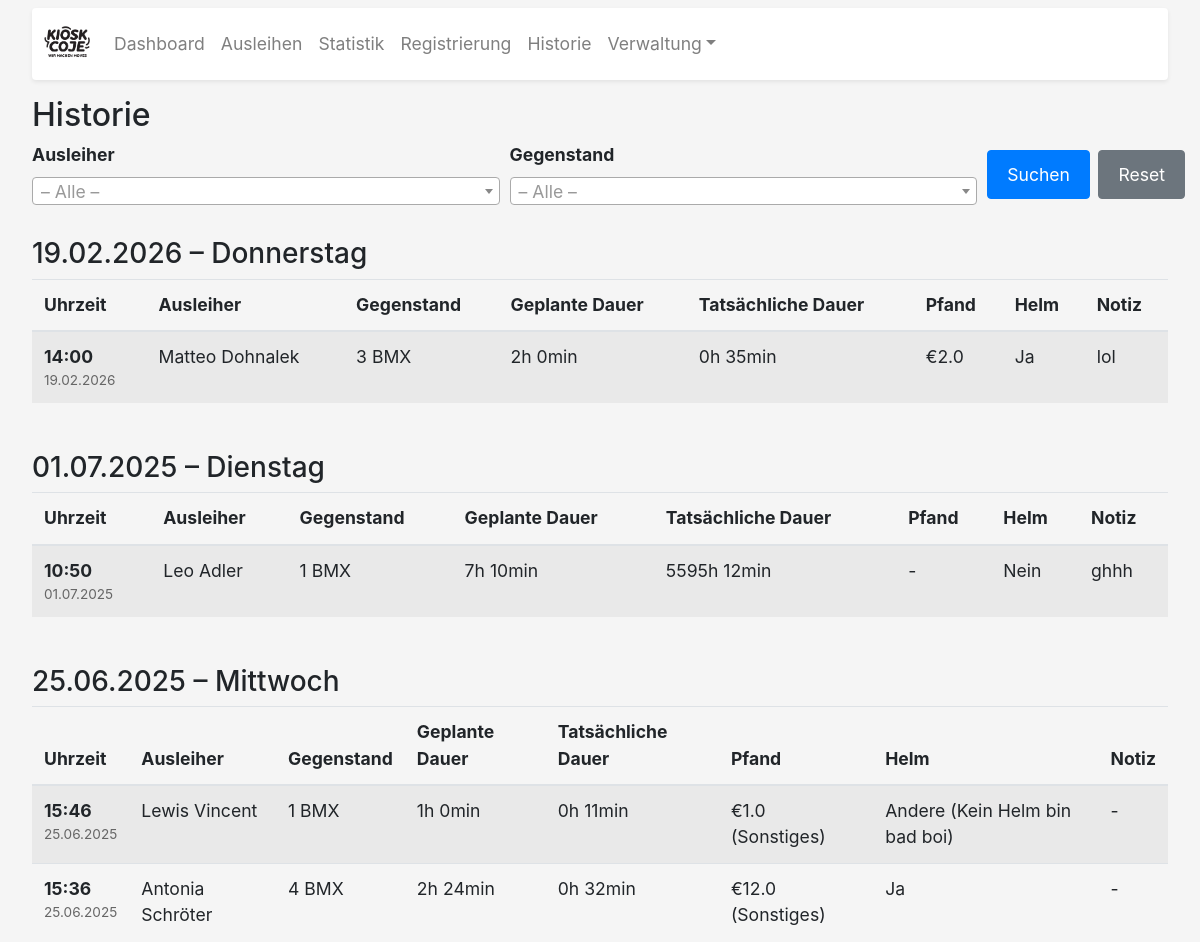
The page /historie (upper part) on the database as committed earlier.
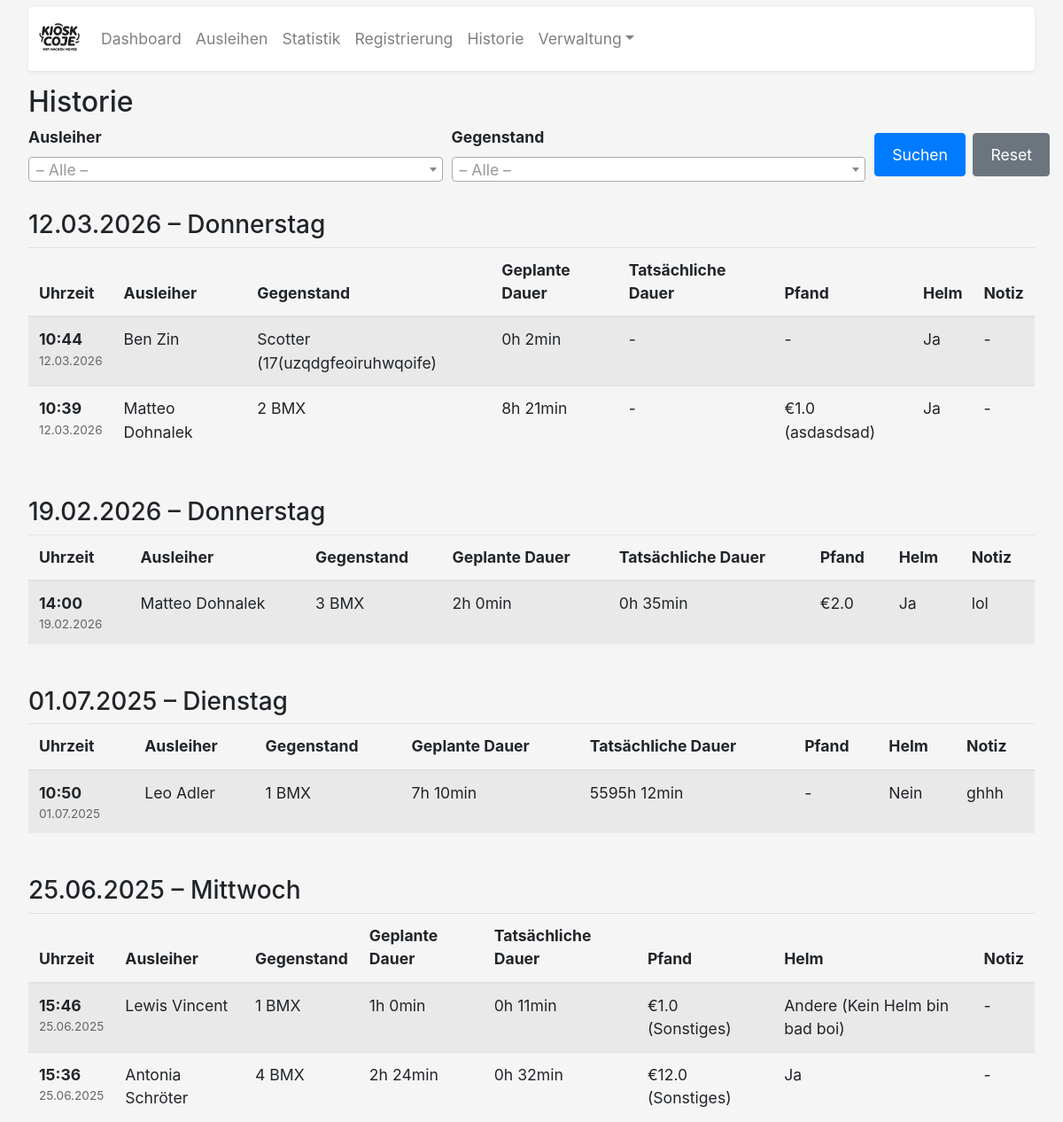
The same page on the database as committed later.
### app.py (models this page shows, shortened)
class Verleihung(db.Model):
    id = db.Column(db.Integer, primary_key=True)
    ausleiher_id = db.Column(db.Integer, db.ForeignKey('ausleiher.id'), nullable=False)
    objekt_id = db.Column(db.Integer, db.ForeignKey('objekt.id'), nullable=False)
    start_time = db.Column(db.DateTime(timezone=True), nullable=False)
    planned_duration = db.Column(db.Float, nullable=False)
    actual_duration = db.Column(db.Float)
    end_time = db.Column(db.DateTime(timezone=True), nullable=False)
    status = db.Column(db.String(20), default="Ausgeliehen")
    return_time = db.Column(db.DateTime(timezone=True))
    pfand_text = db.Column(db.Text)
    pfand_euro = db.Column(db.Float)
    helm_status = db.Column(db.String(20))
    helm_other = db.Column(db.String(200))
    return_note = db.Column(db.Text)
    ausleiher = db.relationship('Ausleiher', backref=db.backref('verleihungen', lazy=True))
    objekt = db.relationship('Objekt', backref=db.backref('verleihungen', lazy=True))

class Ausleiher(db.Model):
    id = db.Column(db.Integer, primary_key=True)
    first_name = db.Column(db.String(50), nullable=False)
    last_name = db.Column(db.String(50), nullable=False)
    contact = db.Column(db.String(200))
    bemerkung = db.Column(db.Text, default='')
    date_of_birth = db.Column(db.Date, nullable=False)
    agb_accepted = db.Column(db.Boolean, nullable=False)
    liability_accepted = db.Column(db.Boolean, nullable=False)
    signature_data = db.Column(db.Text)
    vertragsdatum = db.Column(db.DateTime(timezone=True), default=lambda: datetime.now(BERLIN))
    @property
    def name(self):
        return f"{self.first_name} {self.last_name}"

class Objekt(db.Model):
    id = db.Column(db.Integer, primary_key=True)
    name = db.Column(db.String(100), unique=True, nullable=False)
    beschreibung = db.Column(db.String(200))
    category = db.Column(db.String(50), nullable=False, default='Sonstiges')

### app.py (the view, shortened to what this page needs)
@app.route('/historie')
def historie():
    search_user = request.args.get('search_user', '').strip()
    search_objekt = request.args.get('search_objekt', '').strip()
    query = Verleihung.query.join(Ausleiher).join(Objekt)
    if search_objekt:
        query = query.filter(Objekt.name == search_objekt)
    history = query.order_by(Verleihung.start_time.desc()).all()
    grouped = {}
    for day_key, items in groupby(history, key=lambda r: r.start_time.date()):
        grouped[day_key] = list(items)
    alle_objekte = Objekt.query.order_by(Objekt.name).all()
    alle_ausleiher = Ausleiher.query.order_by(Ausleiher.last_name).all()
    return render_template('historie.html',
                           grouped_history=grouped,
                           alle_objekte=alle_objekte,
                           alle_ausleiher=alle_ausleiher,
                           search_user=search_user,
                           search_objekt=search_objekt)

### app.py (called while the page is built)
@app.template_filter('format_duration')
def format_duration_filter(value):
    try:
        decimal_hours = float(value)
    except (TypeError, ValueError):
        return value
    total_minutes = int(round(decimal_hours * 60))
    hours = total_minutes // 60
    minutes = total_minutes % 60
    return f"{hours}h {minutes}min"

@app.context_processor
def inject_now():
    return {'now': lambda: datetime.now(BERLIN)}

### templates/historie.html (shortened to what this page needs)
{% extends "base.html" %}
{% block content %}
<div class="mt-3">
  <h2>Historie</h2>
  <form method="GET" action="{{ url_for('historie') }}" class="mb-4">
    <div class="form-row align-items-end">
      <div class="form-group col-md-5 mb-2">
        <label for="search_user">Ausleiher</label>
      </div>
      <div class="form-group col-md-5 mb-2">
        <label for="search_objekt">Gegenstand</label>
      </div>
      <div class="form-group col-md-2 mb-2 d-flex gap-2">
        <button type="submit" class="btn btn-primary mr-2">Suchen</button>
        <a href="{{ url_for('historie') }}" class="btn btn-secondary">Reset</a>
      </div>
    </div>
  </form>
  {% set total = grouped_history.values() | map('length') | sum %}
  {% set weekday_names = {
    '0':'Sonntag','1':'Montag','2':'Dienstag','3':'Mittwoch',
    '4':'Donnerstag','5':'Freitag','6':'Samstag'
  } %}
  {% if grouped_history %}
    {% for day, items in grouped_history.items() %}
      <h3 class="mt-4">
        {{ day.strftime("%d.%m.%Y") }} – {{ weekday_names[day.strftime('%w')] }}
      </h3>
      <div class="table-responsive">
        <table class="table table-striped mb-4">
          <thead>
            <tr>
              <th>Uhrzeit</th>
              <th>Ausleiher</th>
              <th>Gegenstand</th>
              <th>Geplante Dauer</th>
              <th>Tatsächliche Dauer</th>
              <th>Pfand</th>
              <th>Helm</th>
              <th>Notiz</th>
            </tr>
          </thead>
          <tbody>
            {% for r in items %}
            <tr>
              <td>
                <span class="time-display">{{ r.start_time.strftime("%H:%M") }}</span>
                <div class="date-display">{{ r.start_time.strftime("%d.%m.%Y") }}</div>
              </td>
              <td>{{ r.ausleiher.name }}</td>
              <td>{{ r.objekt.name }}</td>
              <td>{{ r.planned_duration | format_duration }}</td>
              <td>
                {% if r.actual_duration is not none %}
                  {{ r.actual_duration | format_duration }}
                {% else %}-{% endif %}
              </td>
              <td>
                {% if r.pfand_euro %}
                  €{{ r.pfand_euro }}{% if r.pfand_text %} ({{ r.pfand_text }}){% endif %}
                {% else %}-{% endif %}
              </td>
              <td>
                {% if r.helm_status %}
                  {{ r.helm_status }}
                  {% if r.helm_status == "Andere" and r.helm_other %} ({{ r.helm_other }}){% endif %}
                {% else %}-{% endif %}
              </td>
              <td>{{ r.return_note or '-' }}</td>
            </tr>
            {% endfor %}
          </tbody>
        </table>
      </div>
    {% endfor %}
  {% else %}
    <p class="text-muted">Keine Einträge gefunden.</p>
  {% endif %}
</div>
{% endblock %}

Rows that differ between the two databases and show on the page:
added Verleihung: start_time "10:44", start_time "12.03.2026", ausleiher.name "Ben Zin", objekt.name "Scotter (17(uzqdgfeoiruhwqoife)", planned_duration "0h 2min", helm_status "Ja", return_note "-"
added Verleihung: start_time "10:39", start_time "12.03.2026", ausleiher.name "Matteo Dohnalek", objekt.name "2 BMX", planned_duration "8h 21min", pfand_euro "1.0", pfand_text "asdasdsad", helm_status "Ja", return_note "-"
Other text that changed with them:
new list line: "12.03.2026 – Donnerstag Uhrzeit Ausleiher Gegenstand Geplante Dauer Tatsächliche Dauer Pfand Helm Notiz"
